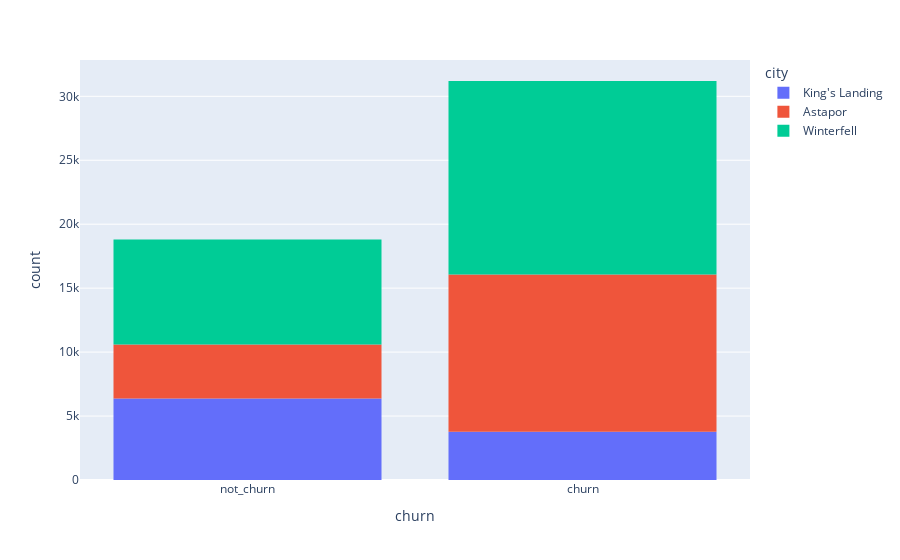

Notebook cell for this chart:
### Code cell
import plotly.express as px
fig = px.histogram(df[['churn', 'city']].dropna(), x='churn', 
                   color='city')
fig.show()

### Figure 1 — Plotly figure (JSON) as saved in the notebook; plotly's stock layout.template omitted (floating-point values rounded to 4 significant figures; data arrays with more than 128 entries replaced by an {"elided": "..."} marker saying what was removed)
{"data": [{"alignmentgroup": "True", "bingroup": "x", "hovertemplate": "city=King's Landing<br>churn=%{x}<br>count=%{y}<extra></extra>", "legendgroup": "King's Landing", "marker": {"color": "#636efa", "pattern": {"shape": ""}}, "name": "King's Landing", "offsetgroup": "King's Landing", "orientation": "v", "showlegend": true, "type": "histogram", "x": {"elided": "10130 str values"}, "xaxis": "x", "yaxis": "y"}, {"alignmentgroup": "True", "bingroup": "x", "hovertemplate": "city=Astapor<br>churn=%{x}<br>count=%{y}<extra></extra>", "legendgroup": "Astapor", "marker": {"color": "#EF553B", "pattern": {"shape": ""}}, "name": "Astapor", "offsetgroup": "Astapor", "orientation": "v", "showlegend": true, "type": "histogram", "x": {"elided": "16534 str values"}, "xaxis": "x", "yaxis": "y"}, {"alignmentgroup": "True", "bingroup": "x", "hovertemplate": "city=Winterfell<br>churn=%{x}<br>count=%{y}<extra></extra>", "legendgroup": "Winterfell", "marker": {"color": "#00cc96", "pattern": {"shape": ""}}, "name": "Winterfell", "offsetgroup": "Winterfell", "orientation": "v", "showlegend": true, "type": "histogram", "x": {"elided": "23336 str values"}, "xaxis": "x", "yaxis": "y"}], "layout": {"barmode": "relative", "legend": {"title": {"text": "city"}, "tracegroupgap": 0}, "margin": {"t": 60}, "xaxis": {"anchor": "y", "domain": [0, 1], "title": {"text": "churn"}}, "yaxis": {"anchor": "x", "domain": [0, 1], "title": {"text": "count"}}}}
